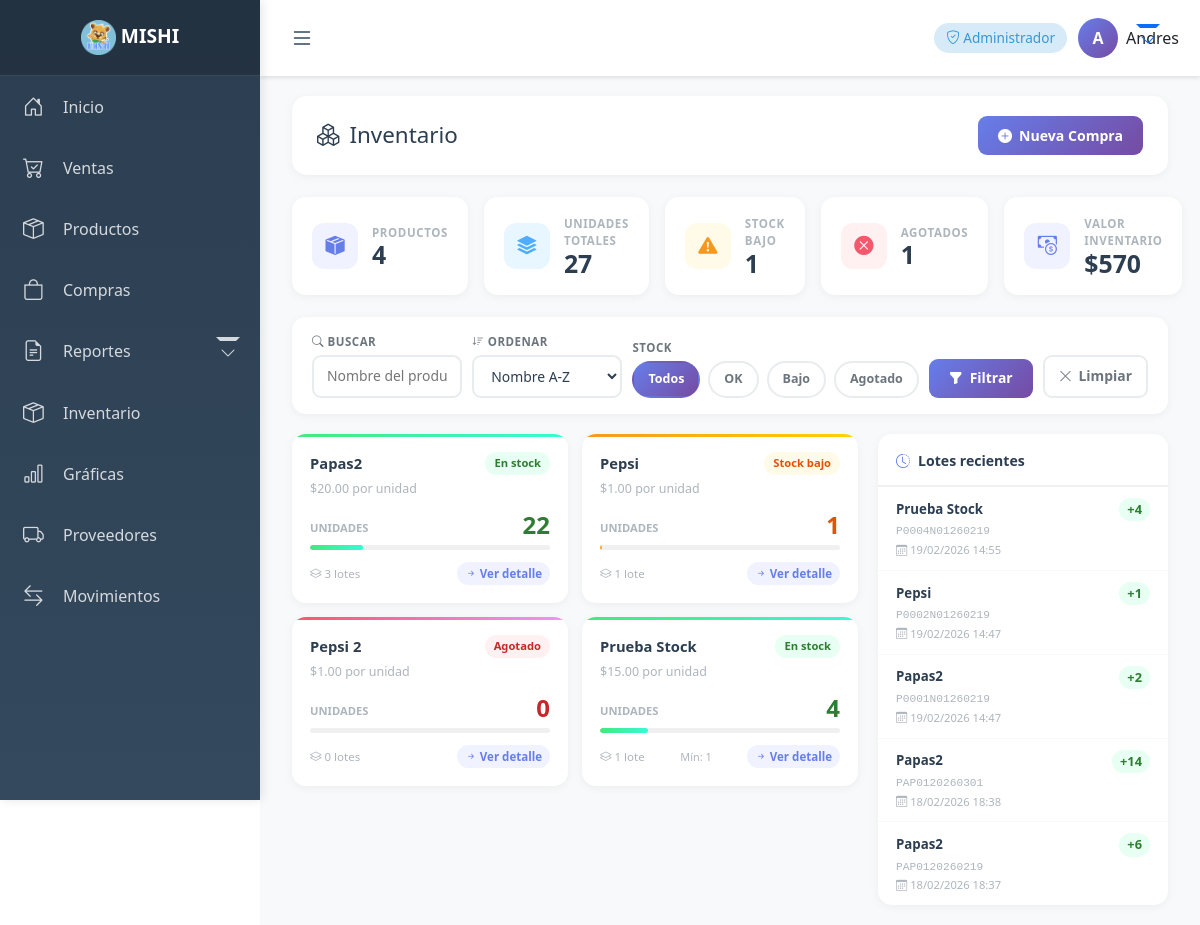
Page /inventario/inventario/ (signed in) on the earlier database version.
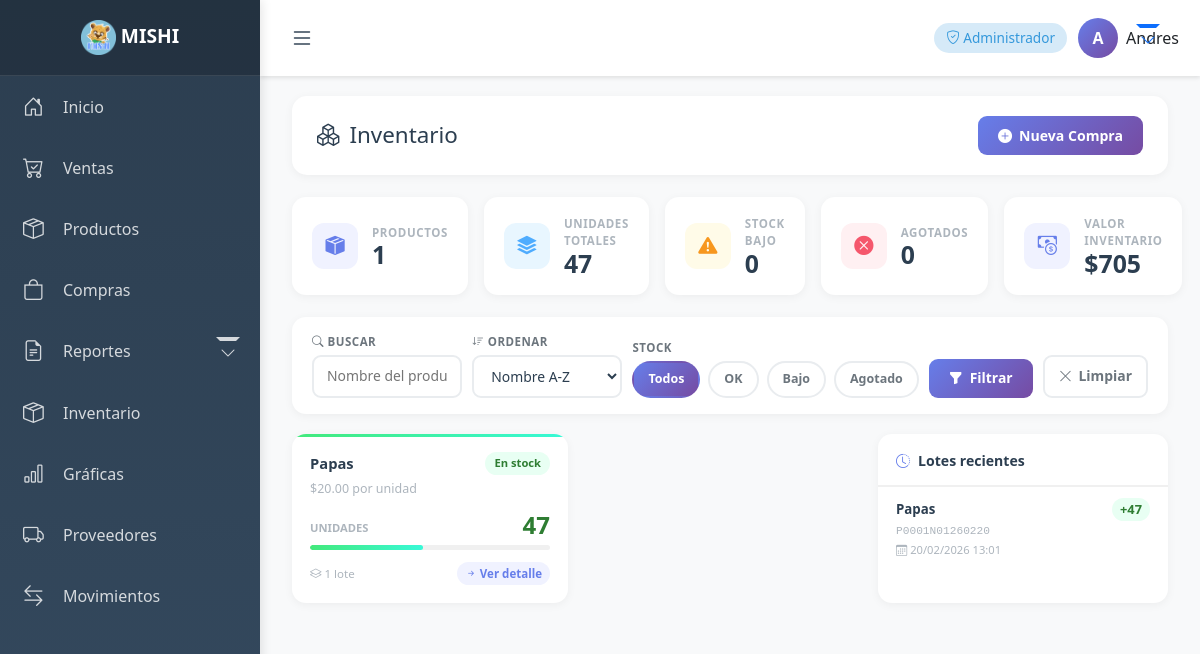
Same page on the later database version.
### productos/models.py (models this page shows, shortened)
class Producto(models.Model): #negocio, nombre, proveedor, precio_venta, stock, codigo, stock_minimo, stock_maximo
    negocio = models.ForeignKey(
        Negocio,
        on_delete=models.CASCADE,
        related_name="productos"
    )
    nombre = models.CharField(max_length=150)
    proveedor = models.ForeignKey(
    Proveedor,
    on_delete=models.CASCADE,
    related_name="productos_proveedor"
)
    precio_venta = models.DecimalField(max_digits=10, decimal_places=2)
    precio_compra = models.DecimalField(max_digits=10, decimal_places=2)
    stock = models.PositiveIntegerField(default=0)
    codigo = models.CharField(max_length=50, blank=True, null=True)
    stock_minimo = models.IntegerField(default=-1)
    stock_maximo = models.IntegerField(default=-1)
    creado_en = models.DateTimeField(auto_now_add=True)
    @property
    def estado_stock(self):
        if self.stock == 0:
            return "agotado"
        if self.stock_minimo != -1 and self.stock <= self.stock_minimo:
            return "bajo"
        if self.stock_minimo == -1 and self.stock <= 10:
            return "bajo"
        return "ok"
    @property
    def porcentaje_stock(self):
        if self.stock == 0:
            return 0
        if self.stock_maximo != -1:
            return min(100, int((self.stock / self.stock_maximo) * 100))
        return min(100, self.stock)

### inventario/models.py (models this page shows, shortened)
class Lote(models.Model):
    negocio = models.ForeignKey(
        Negocio,
        on_delete=models.CASCADE
    )
    producto = models.ForeignKey(
        Producto,
        on_delete=models.CASCADE,
        related_name="lotes"
    )
    lote = models.CharField(max_length=50)
    cantidad = models.PositiveIntegerField()
    precio_compra = models.DecimalField(max_digits=10, decimal_places=2)
    fecha_creacion = models.DateTimeField(default=timezone.now)
    precio_lote = models.DecimalField(max_digits=12, decimal_places=2, blank=True)
    class Meta:
        unique_together = ('lote', 'producto', 'negocio')

### inventario/views.py (the view)
# urls.py: path("inventario/", include("inventario.urls")),
@login_required
def inventario(request):
    negocio = get_negocio_activo(request)
    q         = request.GET.get("q", "").strip()
    orden     = request.GET.get("orden", "nombre")
    stock_fil = request.GET.get("stock", "todos")
    productos = Producto.objects.filter(negocio=negocio)
    if q:
        productos = productos.filter(nombre__icontains=q)
    if stock_fil == "agotado":
        productos = productos.filter(stock=0)
    elif stock_fil == "bajo":
        productos = productos.filter(stock__gt=0).filter(
            Q(stock_minimo__gt=0, stock__lte=F('stock_minimo')) |
            Q(stock_minimo=-1, stock__lte=10)
        )
    elif stock_fil == "ok":
        productos = productos.filter(stock__gt=0).filter(
            Q(stock_minimo__gt=0, stock__gt=F('stock_minimo')) |
            Q(stock_minimo=-1, stock__gt=10)
        )
    orden_map = {
        "nombre":     "nombre",
        "stock_asc":  "stock",
        "stock_desc": "-stock",
        "precio":     "-precio_venta",
    }
    productos = productos.order_by(orden_map.get(orden, "nombre"))
    productos = productos.annotate(
        num_lotes=Count("lotes"),
        valor_inventario=Sum("lotes__precio_compra")
    )
    todos           = Producto.objects.filter(negocio=negocio)
    total_productos = todos.count()
    total_stock     = todos.aggregate(t=Sum("stock"))["t"] or 0
    agotados        = todos.filter(stock=0).count()
    bajo_stock      = todos.filter(stock__gt=0).filter(
        Q(stock_minimo__gt=0, stock__lte=F('stock_minimo')) |
        Q(stock_minimo=-1, stock__lte=10)
    ).count()
    lotes= Lote.objects.filter(negocio=negocio)
    valor_inventario = 0
    for p in lotes:
        valor_inventario += p.cantidad * p.precio_compra
    lotes_recientes = (
        Lote.objects
        .filter(negocio=negocio)
        .select_related("producto")
        .order_by("-fecha_creacion")[:8]
    )
    context = {
        "productos":       productos,
        "lotes_recientes": lotes_recientes,
        "q":               q,
        "orden":           orden,
        "stock_fil":       stock_fil,
        "total_productos": total_productos,
        "total_stock":     total_stock,
        "bajo_stock":      bajo_stock,
        "agotados":        agotados,
        "valor_inventario": valor_inventario,
    }
    return render(request, "inventario/inventario.html", context)

### negocios/utils.py (called while the page is built)
def get_negocio_activo(request):
    negocio_id = request.session.get("negocio_id")
    if negocio_id:
        try:
            return Negocio.objects.filter(id=negocio_id).first()
        except Negocio.DoesNotExist:
            return None
    return None

### usuarios/context_processors.py (called while the page is built)
def rol_usuario_context(request):
    rol = None
    if request.user.is_authenticated:
        negocio_id = request.session.get("negocio_id")
        if negocio_id:
            relacion = UsuarioNegocio.objects.filter(
                usuario=request.user,
                negocio_id=negocio_id
            ).first()
            if relacion:
                rol = relacion.rol
    return {
        'rol_usuario': rol
    }

### inventario/templates/inventario/inventario.html (shortened to what the changed rows need)
{% extends 'base.html' %}
{% block content %}
<div class="container-fluid">
    <div class="page-header">
        <h2><i class="bi bi-boxes"></i> Inventario</h2>
    </div>
    <div class="kpi-row">
        <div class="kpi-card">
            <div class="kpi-info">
                <div class="kpi-label">Productos</div>
                <div class="kpi-val">{{ total_productos }}</div>
            </div>
        </div>
        <div class="kpi-card">
            <div class="kpi-info">
                <div class="kpi-label">Unidades totales</div>
                <div class="kpi-val">{{ total_stock }}</div>
            </div>
        </div>
        <div class="kpi-card">
            <div class="kpi-info">
                <div class="kpi-label">Stock bajo</div>
                <div class="kpi-val">{{ bajo_stock }}</div>
            </div>
        </div>
        <div class="kpi-card">
            <div class="kpi-info">
                <div class="kpi-label">Agotados</div>
                <div class="kpi-val">{{ agotados }}</div>
            </div>
        </div>
        <div class="kpi-card">
            <div class="kpi-info">
                <div class="kpi-label">Valor inventario</div>
                <div class="kpi-val">${{ valor_inventario|floatformat:0 }}</div>
            </div>
        </div>
    </div>
    <div class="main-layout">
        <div>
            {% if productos %}
            <div class="productos-grid" id="prodGrid">
{% for prod in productos %}
<a href="{% url 'detalle_producto' prod.id %}" class="prod-card {{ prod.estado_stock }}">
    <div style="display:flex; justify-content:space-between; align-items:flex-start; margin-bottom:2px;">
        <div class="prod-nombre" title="{{ prod.nombre }}">{{ prod.nombre }}</div>
        <span class="stock-badge {{ prod.estado_stock }}">
            {% if prod.estado_stock == 'agotado' %}Agotado
            {% elif prod.estado_stock == 'bajo' %}Stock bajo
            {% else %}En stock{% endif %}
        </span>
    </div>
    <div class="prod-precio">${{ prod.precio_venta|floatformat:2 }} por unidad</div>
    <div class="prod-stock-row">
        <span class="prod-stock-label">Unidades</span>
        <span class="prod-stock-val {{ prod.estado_stock }}">{{ prod.stock }}</span>
    </div>
    <div class="prod-bar-track">
        <div class="prod-bar-fill {{ prod.estado_stock }}"
             style="width: {{ prod.porcentaje_stock }}%;">
        </div>
    </div>
    <div class="prod-footer">
        <span><i class="bi bi-layers"></i> {{ prod.num_lotes|default:0 }} lote{{ prod.num_lotes|default:0|pluralize }}</span>
        {% if prod.stock_minimo != -1 %}
        <span style="font-size:0.68rem; color:#adb5bd;">Mín: {{ prod.stock_minimo }}</span>
        {% endif %}
        <span class="prod-lotes-badge"><i class="bi bi-arrow-right-short"></i> Ver detalle</span>
    </div>
</a>
{% endfor %}
            </div>
            {% endif %}
        </div>
        <div class="sidebar-card">
            {% if lotes_recientes %}
            {% for lote in lotes_recientes %}
            <div class="lote-item">
                <div class="lote-top">
                    <span class="lote-prod">{{ lote.producto.nombre }}</span>
                    <span class="lote-cant">+{{ lote.cantidad }}</span>
                </div>
                <span class="lote-cod">{{ lote.lote }}</span>
                <span class="lote-fecha"><i class="bi bi-calendar3"></i> {{ lote.fecha_creacion|date:"d/m/Y H:i" }}</span>
            </div>
            {% endfor %}
            {% else %}
            <div class="empty-state" style="padding:30px 20px;">
                <i class="bi bi-inbox"></i>
                <p style="margin:0; font-size:0.85rem;">Sin lotes registrados</p>
            </div>
            {% endif %}
        </div>
    </div>
</div>
{% endblock %}

Differences in the rows shown:
removed Producto: nombre "Pepsi", stock_minimo "Stock bajo", precio_venta "1.00", stock "1", num_lotes "1"
removed Producto: nombre "Pepsi 2", shows "Agotado", precio_venta "1.00", stock "0", num_lotes "0"
removed Producto: nombre "Prueba Stock", shows "En stock", precio_venta "15.00", stock "4", stock_maximo 20 (drawn), num_lotes "1", stock_minimo "1"
removed Lote: producto.nombre "Prueba Stock", cantidad "4", lote "P0004N01260219", fecha_creacion "19/02/2026 14:55"
removed Lote: producto.nombre "Pepsi", cantidad "1", lote "P0002N01260219", fecha_creacion "19/02/2026 14:47"
removed Lote: producto.nombre "Papas2", cantidad "2", lote "P0001N01260219", fecha_creacion "19/02/2026 14:47"
removed Lote: producto.nombre "Papas2", cantidad "14", lote "PAP0120260301", fecha_creacion "18/02/2026 18:38"
changed Producto: nombre "Papas2" → "Papas"; stock "22" → "47"; num_lotes "3" → "1"
changed Lote: producto.nombre "Papas2" → "Papas"; cantidad "6" → "47"; lote "PAP0120260219" → "P0001N01260220"; fecha_creacion "18/02/2026 18:37" → "20/02/2026 13:01"
Other differences:
{{ total_productos }}: "4" → "1"
{{ total_stock }}: "27" → "47"
{{ bajo_stock }}: "1" → "0"
{{ agotados }}: "1" → "0"
{{ valor_inventario|floatformat:0 }}: "570" → "705"
